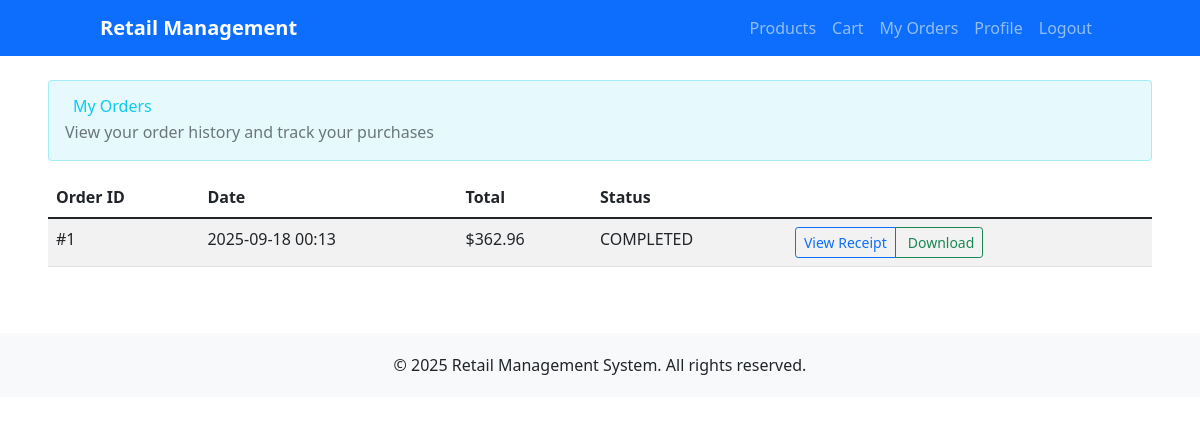
Page /orders/ (signed in) on the committed database.
### orders/models.py (models this page shows, shortened)
class Sale(models.Model):
    STATUS_CHOICES = [
        ("PENDING", "Pending"),
        ("COMPLETED", "Completed"),
        ("CANCELLED", "Cancelled"),
    ]
    user = models.ForeignKey(settings.AUTH_USER_MODEL, on_delete=models.CASCADE)
    address = models.CharField(max_length=255)
    total = models.DecimalField(max_digits=10, decimal_places=2)
    status = models.CharField(max_length=10, choices=STATUS_CHOICES, default="COMPLETED")
    created_at = models.DateTimeField(auto_now_add=True)

### orders/views.py (the view)
# urls.py: path("", views.order_history, name="order_history"),
@login_required
def order_history(request):
    sales = Sale.objects.filter(user=request.user).order_by("-created_at")
    return render(request, "orders/order_history.html", {"orders": sales})

### accounts/context_processors.py (called while the page is built)
def user_admin_status(request):
    if request.user.is_authenticated:
        if request.user.is_superuser:
            return {'user_is_admin': True}
        if hasattr(request.user, 'profile'):
            return {'user_is_admin': request.user.profile.is_admin}
    return {'user_is_admin': False}

def cart_context(request):
    if request.user.is_authenticated:
        from cart.models import Cart
        cart = Cart(request)
        return {
            'cart_total_items': cart.get_total_items(),
            'cart_total_price': cart.get_total_price(),
        }
    return {
        'cart_total_items': 0,
        'cart_total_price': 0,
    }

### accounts/models.py (called while the page is built)
    @property
    def is_admin(self):
        return self.role == 'admin'

### cart/models.py (called while the page is built)
    def __len__(self):
        if self.user:
            return sum(item.quantity for item in CartItem.objects.filter(user=self.user))
        else:
            return sum(item['quantity'] for item in self.cart.values())

    def get_total_price(self):
        if self.user:
            return sum(item.total_price for item in CartItem.objects.filter(user=self.user))
        else:
            return sum(
                float(item['price']) * item['quantity']
                for item in self.cart.values()
            )

    def get_total_items(self):
        return self.__len__()

### templates/orders/order_history.html (shortened to what this page needs)
{% extends "accounts/base.html" %}
{% block content %}
<div class="row">
    <div class="col-12">
        <div class="card" style="background-color: rgba(13, 202, 240, 0.1); border: 1px solid rgba(13, 202, 240, 0.3);" mb-4>
            <div class="card-body">
                <div class="d-flex justify-content-between align-items-center">
                    <div>
                        <h2 class="mb-1 text-info">
                            My Orders
                        </h2>
                        <p class="mb-0 text-muted">View your order history and track your purchases</p>
                    </div>
                </div>
            </div>
        </div>
    </div>
</div>
<div class="row mt-3">
    <div class="col-12">
    {% if orders %}
        <table class="table table-striped">
            <thead>
                <tr>
                    <th>Order ID</th>
                    <th>Date</th>
                    <th>Total</th>
                    <th>Status</th>
                    <th></th>
                </tr>
            </thead>
            <tbody>
                {% for order in orders %}
                <tr>
                    <td>#{{ order.id }}</td>
                    <td>{{ order.created_at|date:"Y-m-d H:i" }}</td>
                    <td>${{ order.total }}</td>
                    <td>{{ order.status }}</td>
                    <td>
                        <div class="btn-group" role="group">
                            <a href="{% url 'orders:order_detail' order.id %}" class="btn btn-sm btn-outline-primary">
                                View Receipt
                            </a>
                            <a href="{% url 'orders:download_receipt' order.id %}" class="btn btn-sm btn-outline-success">
                                Download
                            </a>
                        </div>
                    </td>
                </tr>
                {% endfor %}
            </tbody>
        </table>
    {% else %}
        <p>You have not placed any orders yet.</p>
    {% endif %}
    </div>
</div>
{% endblock %}

### rows in the picture
Sale: id "1", created_at "2025-09-18 00:13", total "362.96", status "COMPLETED"
